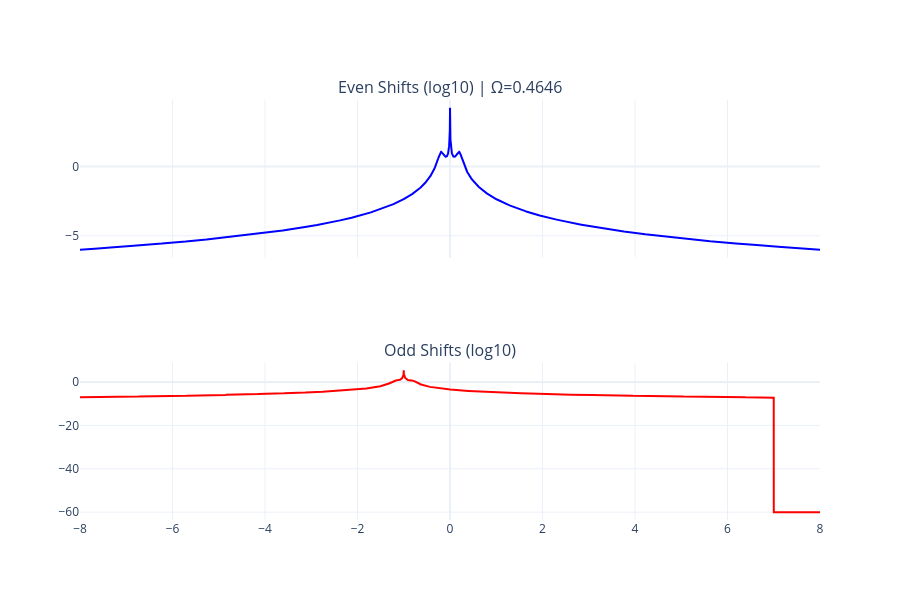
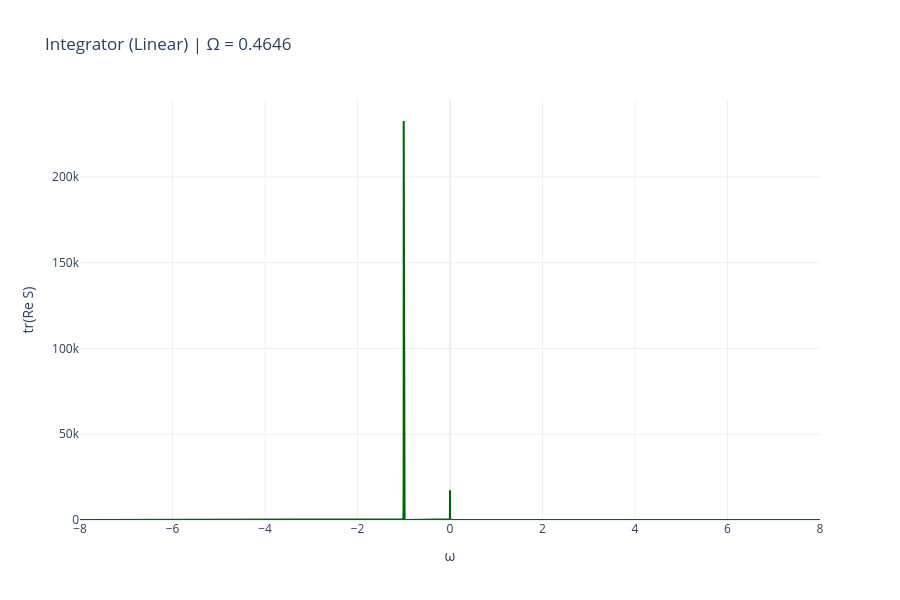

Notebook code for these charts, in order:
### Code cell
from plotly.subplots import make_subplots
import ipywidgets as widgets
from IPython.display import display, clear_output
import os

def calculate_single_slice(Omega_idx, Omega_values, omega_range, gammas, amps, order, D, OMEGA):
    max_shift = OMEGA * order
    step = omega_range[1] - omega_range[0]
    omega_ext = np.linspace(omega_range[0] - max_shift, 
                           omega_range[-1] + max_shift, 
                           len(omega_range) + 2 * int(max_shift / step))
    
    state = np.array(amps)[-(Omega_idx+1), :, -1]
    M = build_matrix(gammas, state, order)
    
    S_data_raw = []
    for w in omega_ext:
        S_w = calculate_S(M, w, D)
        S_data_raw.append(np.real(np.diag(S_w)))

    S_data_raw = np.array(S_data_raw)
    
    even_sum = np.zeros(len(omega_ext))
    odd_sum = np.zeros(len(omega_ext))
    
    for diag_idx in range(S_data_raw.shape[1]):

        if diag_idx >= order or diag_idx == 0:
            continue

        harmonic_number = diag_idx - 1 
        carrier_freq = -harmonic_number * OMEGA
        shift_idx = int(round(carrier_freq / step))
        
        spectrum_slow = S_data_raw[:, diag_idx]
        shifted_spectrum = np.zeros(len(omega_ext))
        
        if shift_idx >= 0:
            shifted_spectrum[shift_idx:] = spectrum_slow[:len(omega_ext)-shift_idx]
        else:
            shifted_spectrum[:shift_idx] = spectrum_slow[-shift_idx:]
            
        if harmonic_number % 2 == 0:
            even_sum += shifted_spectrum
        else:
            odd_sum += shifted_spectrum
            
    return omega_ext, even_sum, odd_sum, Omega_values[Omega_idx]

def run_full_analysis(Omega_values, omega_range, gammas, amps, order, D, OMEGA, slice_indices, output_dir="spectral_results"):
    os.makedirs(output_dir, exist_ok=True)
    
    
    for idx in slice_indices:
        w_ext, even, odd, val_O = calculate_single_slice(idx, Omega_values, omega_range, 
                                                        gammas, amps, order, D, OMEGA)
        total = even + odd
        x_limit_min = min(w_ext)
        x_limit_max = max(w_ext)
        
        mask_save = (w_ext >= x_limit_min) & (w_ext <= x_limit_max)
        
        # Сохранение EVEN в логарифме
        np.savetxt(os.path.join(output_dir, f"slice_O_{val_O:.4f}_EVEN_log.dat"), 
                   np.column_stack((w_ext[mask_save], np.log10(even[mask_save] + 1e-12))),
                   header=f"Omega={val_O} EVEN SHIFTS (logarithmic)\nomega\tlog10_tr_Re_S_even")
        
        # Сохранение EVEN в линейном виде
        np.savetxt(os.path.join(output_dir, f"slice_O_{val_O:.4f}_EVEN_linear.dat"), 
                   np.column_stack((w_ext[mask_save], even[mask_save])),
                   header=f"Omega={val_O} EVEN SHIFTS (linear)\nomega\ttr_Re_S_even")
        
        # Сохранение ODD в логарифме
        np.savetxt(os.path.join(output_dir, f"slice_O_{val_O:.4f}_ODD_log.dat"), 
                   np.column_stack((w_ext[mask_save], np.log10(odd[mask_save] + 1e-12))),
                   header=f"Omega={val_O} ODD SHIFTS (logarithmic)\nomega\tlog10_tr_Re_S_odd")
        
        # Сохранение ODD в линейном виде
        np.savetxt(os.path.join(output_dir, f"slice_O_{val_O:.4f}_ODD_linear.dat"), 
                   np.column_stack((w_ext[mask_save], odd[mask_save])),
                   header=f"Omega={val_O} ODD SHIFTS (linear)\nomega\ttr_Re_S_odd")
        
        # Сохранение TOTAL в логарифме
        np.savetxt(os.path.join(output_dir, f"slice_O_{val_O:.4f}_TOTAL_log.dat"), 
                   np.column_stack((w_ext[mask_save], np.log10(total[mask_save] + 1e-12))),
                   header=f"Omega={val_O} TOTAL (EVEN + ODD) (logarithmic)\nomega\tlog10_tr_Re_S_total")
        
        # Сохранение TOTAL в линейном виде
        np.savetxt(os.path.join(output_dir, f"slice_O_{val_O:.4f}_TOTAL_linear.dat"), 
                   np.column_stack((w_ext[mask_save], total[mask_save])),
                   header=f"Omega={val_O} TOTAL (EVEN + ODD) (linear)\nomega\ttr_Re_S_total")

        fig_log = make_subplots(rows=2, cols=1, shared_xaxes=True, 
                              subplot_titles=(f"Even Shifts (log10) | Ω={val_O:.4f}", "Odd Shifts (log10)"))
        
        fig_log.add_trace(go.Scatter(x=w_ext, y=np.log10(even + 1e-60), name="Even", line=dict(color='blue')), row=1, col=1)
        fig_log.add_trace(go.Scatter(x=w_ext, y=np.log10(odd + 1e-60), name="Odd", line=dict(color='red')), row=2, col=1)
        
        fig_log.update_xaxes(range=[x_limit_min, x_limit_max])
        fig_log.update_layout(height=600, template="plotly_white", showlegend=False)
        display(fig_log)

        fig_int = go.Figure()
        fig_int.add_trace(go.Scatter(x=w_ext, y=total, name='tr(Re S)', fill='tozeroy', 
                                   line=dict(color='darkgreen'), fillcolor='rgba(0, 200, 0, 0.1)'))
        
        fig_int.update_xaxes(range=[x_limit_min, x_limit_max])
        fig_int.update_layout(title=f"Integrator (Linear) | Ω = {val_O:.4f}", xaxis_title="ω", yaxis_title="tr(Re S)", 
                            template="plotly_white", height=600)

        slider = widgets.FloatRangeSlider(value=[x_limit_min, x_limit_max], min=x_limit_min, max=x_limit_max,
                                        step=(w_ext[1]-w_ext[0]), description='Range:', 
                                        layout=widgets.Layout(width='100%'), continuous_update=True)
        
        output = widgets.Output()

        def on_change(change):
            with output:
                clear_output(wait=True)
                w_min, w_max = change['new']
                mask = (w_ext >= w_min) & (w_ext <= w_max)
                area = np.trapezoid(total[mask], w_ext[mask])
                print(f"Ω = {val_O:.4f} | Integral [{w_min:.4f} : {w_max:.4f}] = {area:.8e}")

        slider.observe(on_change, names='value')
        display(fig_int)
        display(slider)
        display(output)
        on_change({'new': slider.value})

run_full_analysis(np.flip(Omega_values), omega_range, gammas, amps2, order, D_matrix, OMEGA, [
    -8])

### Figure 1 — Plotly figure (JSON) as saved in the notebook; plotly's stock layout.template omitted (floating-point values rounded to 4 significant figures; data arrays with more than 128 entries replaced by an {"elided": "..."} marker saying what was removed)
{"data": [{"line": {"color": "blue"}, "name": "Even", "type": "scatter", "x": {"elided": "12798 float values"}, "xaxis": "x", "y": {"elided": "12798 float values"}, "yaxis": "y"}, {"line": {"color": "red"}, "name": "Odd", "type": "scatter", "x": {"elided": "12798 float values"}, "xaxis": "x2", "y": {"elided": "12798 float values"}, "yaxis": "y2"}], "layout": {"annotations": [{"font": {"size": 16}, "showarrow": false, "text": "Even Shifts (log10) | Ω=0.4646", "x": 0.5, "xanchor": "center", "xref": "paper", "y": 1, "yanchor": "bottom", "yref": "paper"}, {"font": {"size": 16}, "showarrow": false, "text": "Odd Shifts (log10)", "x": 0.5, "xanchor": "center", "xref": "paper", "y": 0.375, "yanchor": "bottom", "yref": "paper"}], "height": 600, "showlegend": false, "xaxis": {"anchor": "y", "domain": [0, 1], "matches": "x2", "range": [-8, 8], "showticklabels": false}, "xaxis2": {"anchor": "y2", "domain": [0, 1], "range": [-8, 8]}, "yaxis": {"anchor": "x", "domain": [0.625, 1]}, "yaxis2": {"anchor": "x2", "domain": [0, 0.375]}}}

### Figure 2 — Plotly figure (JSON) as saved in the notebook; plotly's stock layout.template omitted (floating-point values rounded to 4 significant figures; data arrays with more than 128 entries replaced by an {"elided": "..."} marker saying what was removed)
{"data": [{"fill": "tozeroy", "fillcolor": "rgba(0, 200, 0, 0.1)", "line": {"color": "darkgreen"}, "name": "tr(Re S)", "type": "scatter", "x": {"elided": "12798 float values"}, "y": {"elided": "12798 float values"}}], "layout": {"height": 600, "title": {"text": "Integrator (Linear) | Ω = 0.4646"}, "xaxis": {"range": [-8, 8], "title": {"text": "ω"}}, "yaxis": {"title": {"text": "tr(Re S)"}}}}
